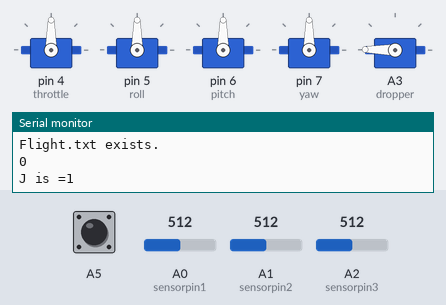
The sketch below on a simulated Arduino Uno, built with avr-gcc and run on an emulated ATmega328P. Shown: 5 × servo, the last lines printed to the serial monitor. The inputs (shaded band) are chosen by the test bench; at power-on: A0 (sensorpin1) = 512, A5 LOW, A1 (sensorpin2) = 512, A2 (sensorpin3) = 512. Storage starts empty.

Above: at 1.2 s.
1.3 s: A0 (sensorpin1) set to 94
At 2.0 s:
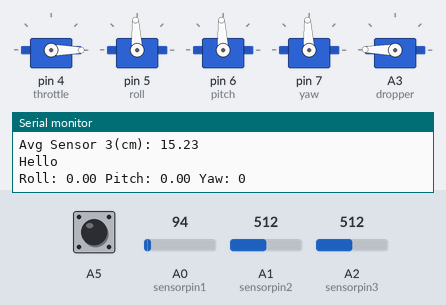
3.1 s: A0 (sensorpin1) set to 88
8.1 s: A5 pulsed HIGH 2 times (0.12 s each, 0.3 s apart)
At 9.9 s:
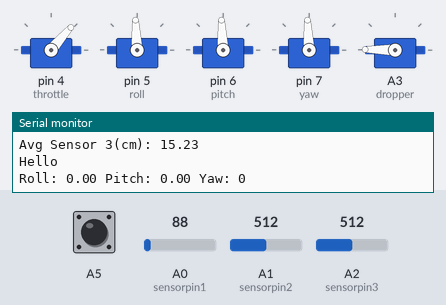
14.3 s: A0 (sensorpin1) set to 130
19.9 s: A0 (sensorpin1) set to 143
At 22.0 s:
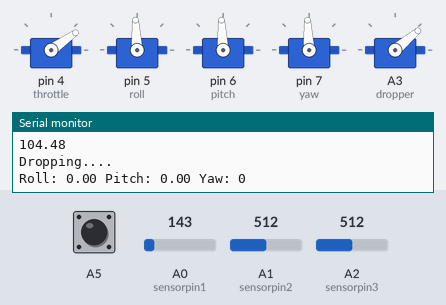
Timing chart, 0 to 44.0 s (numbered marks = the images above; inputs shaded):
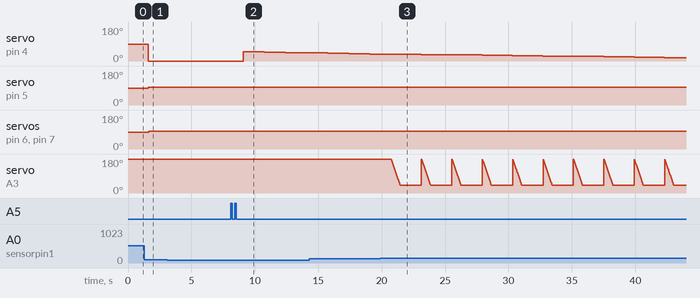

The sketch:

Total_code_0805.ino
```cpp
#include <SoftwareSerial.h>
#include<Servo.h>
#define MSP_ATTITUDE 108
#include <SPI.h>
#include <SD.h>
#include<Servo.h>
Servo roll,pitch,throttle,aux1,yaw,dropper;
File myFile;
double IRdistance1;
double IRdistance2;
double IRdistance3;
double avgdistance1;
double avgdistance2;
double avgdistance3;
String filename = "Flight.txt";
int sensorpin1 = A0;                 // analog pin used to connect the sharp sensor
int val1 = 0;                 // variable to store the values from sensor(initially zero)
int sensorpin2 = A1;                 // analog pin used to connect the sharp sensor
int val2 = 0;                 // variable to store the values from sensor(initially zero)
int sensorpin3 = A2;                 // analog pin used to connect the sharp sensor
int val3 = 0;                 // variable to store the values from sensor(initially zero)
int i = 1;
int j = 0;
int pos=0;
unsigned long currentduration;
unsigned long prevduration;
boolean fexst;
int throttleval;
SoftwareSerial mspSerial(9, 8); // RX TX

void setup() {
    dropper.write(179);
    mspSerial.begin(9600);
    Serial.begin(9600);
    throttle.attach(4);
    roll.attach(5);
    pitch.attach(6);
    yaw.attach(7);
    dropper.attach(A3);
      while (!Serial) {
    ; // wait for serial port to connect. Needed for native USB port only
  }


  Serial.print("Initializing SD card...");

  if (!SD.begin(10)) {
    Serial.println("initialization failed!");
    return;
  }
  Serial.println("initialization done.");

  if (SD.exists(filename)) {
    Serial.print(filename);
    Serial.println(" exists");
    do {
      i = i+1;
      filename = ("Flight" + String(i) + ".txt");
      Serial.println(filename);
      fexst = (SD.exists(filename));
      Serial.println(fexst);
    }while (fexst == 1);
  } else {
    Serial.print(filename);
    Serial.println("doesn't exist.");
  }

  // open a new file and immediately close it:
  Serial.print(filename);
  Serial.println(" is being created");
  myFile = SD.open(filename, FILE_WRITE);
  myFile.close();

  // Check to see if the file exists:
  if (SD.exists(filename)) {
    Serial.print(filename);
    Serial.println(" exists.");
  } else {
    Serial.print(filename);
    Serial.println("doesn't exist.");
  }

}

void loop() {
  // put your main code here, to run repeatedly:
 rcswitch();
 if ((currentduration>1600) && (prevduration<1500)){
   intauto();
 }
 else{
   //return;
 }
 //arduinoservos();
 writesensors();
 arduinoservoiter();
 drop();
 uint8_t datad = 0;
 uint8_t *data = &datad;
 //pitch.writeMicroseconds(1800);  // set servo to mid-point

 sendMSP(MSP_ATTITUDE, data, 0);
 readData();
 prevduration = currentduration;
}

void IRs() {
  j = 0;
  avgdistance1 = 0;
  avgdistance2 = 0;
  avgdistance3 = 0;
  do{
  val1 = analogRead(sensorpin1);       // reads the value of the sharp sensor
  val2 = analogRead(sensorpin2);       // reads the value of the sharp sensor
  val3 = analogRead(sensorpin3);       // reads the value of the sharp sensor
  /*Serial.print("Sensor 1: ");            // prints the number of the sensor to the serial monitor
  Serial.println(val1);            // prints the value of the sensor to the serial monitor
  Serial.print("Sensor 2: ");            // prints the number of the sensor to the serial monitor
  Serial.println(val2 );            // prints the value of the sensor to the serial monitor
  Serial.print("Sensor 3: ");            // prints the number of the sensor to the serial monitor
  Serial.println(val3 );            // prints the value of the sensor to the serial monitor*/

  IRdistance1 = 187754 * pow(val1, -1.51);
  IRdistance2 = 187754 * pow(val2, -1.51);
  IRdistance3 = 187754 * pow(val3, -1.51);
  /*Serial.print("Sensor 1(cm): ");            // prints the number of the sensor to the serial monitor
  Serial.println(IRdistance1);            // prints the value of the sensor to the serial monitor in cm
  Serial.print("Sensor 2(cm): ");            // prints the number of the sensor to the serial monitor
  Serial.println(IRdistance2 );            // prints the value of the sensor to the serial monitor in cm
  Serial.print("Sensor 3(cm): ");            // prints the number of the sensor to the serial monitor
  Serial.println(IRdistance3 );            // prints the value of the sensor to the serial monitor in cm */
  delay(100);                    // wait for this much time before printing next value
  avgdistance1 = avgdistance1 + IRdistance1;
  avgdistance2 = avgdistance2 + IRdistance2;
  avgdistance3 = avgdistance3 + IRdistance3;
  j = j + 1;
  Serial.print("J is =");
  Serial.println(j);
  }
  while (j <5);
  avgdistance1 = avgdistance1 / 5;
  avgdistance2 = avgdistance2 / 5;
  avgdistance3 = avgdistance3 / 5;
  Serial.println("Averaging....");
  Serial.print("Avg Sensor 1(cm): ");            // prints the number of the sensor to the serial monitor
  Serial.println(avgdistance1);            // prints the value of the sensor to the serial monitor in cm
  Serial.print("Avg Sensor 2(cm): ");            // prints the number of the sensor to the serial monitor
  Serial.println(avgdistance2 );            // prints the value of the sensor to the serial monitor in cm
  Serial.print("Avg Sensor 3(cm): ");            // prints the number of the sensor to the serial monitor
  Serial.println(avgdistance3 );            // prints the value of the sensor to the serial monitor in cm
}

void writesensors(){
  IRs();
  //Serial.println(filename);
  myFile = SD.open(filename, FILE_WRITE);
  if (myFile) {

  }
    myFile.print("Sensor 1(cm): ");            // prints the number of the sensor to the serial monitor);
    myFile.print(avgdistance1);
    myFile.print("     Sensor 2(cm): ");            // prints the number of the sensor to the serial monitor);
    myFile.print(avgdistance2);
    myFile.print("     Sensor 3(cm): ");            // prints the number of the sensor to the serial monitor);
    myFile.print(avgdistance3);
    myFile.println();
    myFile.close();

}

void arduinoservos() {
  // put your main code here, to run repeatedly:
throttle.writeMicroseconds(1800);  // set servo to mid-point
roll.writeMicroseconds(1800);  // set servo to mid-point
pitch.writeMicroseconds(1800);  // set servo to mid-point
yaw.writeMicroseconds(1800);  // set servo to mid-point
Serial.println("Hello");
delay(1000);
throttle.writeMicroseconds(900);  // set servo to mid-point
roll.writeMicroseconds(1500);  // set servo to mid-point
pitch.writeMicroseconds(1500);  // set servo to mid-point
yaw.writeMicroseconds(1500);  // set servo to mid-point
delay(500);

}
void arduinoservoiter() {
  // put your main code here, to run repeatedly:
throttle.writeMicroseconds(throttleval);  // set servo to mid-point
roll.writeMicroseconds(1500);  // set servo to mid-point
pitch.writeMicroseconds(1500);  // set servo to mid-point
yaw.writeMicroseconds(1500);  // set servo to mid-point
Serial.println("Hello");
if (avgdistance1 >= 100){
  throttleval = throttleval - 20;
}
else if(avgdistance1 <100){
  throttleval = throttleval + 20;
}

}


void sendMSP(uint8_t cmd, uint8_t *data, uint8_t n_bytes) {

    uint8_t checksum = 0;

    mspSerial.write((byte *) "$M<", 3);
    mspSerial.write(n_bytes);
    checksum ^= n_bytes;

    mspSerial.write(cmd);
    checksum ^= cmd;

    mspSerial.write(checksum);
}

void readData() {
    delay(100);

    byte count = 0;

    int16_t roll;
    int16_t pitch;
    int16_t yaw;

    while (mspSerial.available()) {
        count += 1;
        byte c = mspSerial.read();
        switch (count) {
            case 6:
                roll = c;
                break;
            case 7:
                roll <<= 8;
                roll += c;
                roll = (roll & 0xFF00) >> 8 | (roll & 0x00FF) << 8; // Reverse the order of bytes
                break;
            case 8:
                pitch += c;
                break;
            case 9:
                pitch <<= 8;
                pitch += c;
                pitch = (pitch & 0xFF00) >> 8 | (pitch & 0x00FF) << 8; // Reverse the order of bytes
                break;
            case 10:
                yaw += c;
                break;
            case 11:
                yaw <<= 8;
                yaw += c;
                yaw = (yaw & 0xFF00) >> 8 | (yaw & 0x00FF) << 8; // Reverse the order of bytes
                break;
        }
    }

    Serial.print("Roll: " + String(roll/10.0));
    Serial.print(" Pitch: " + String(pitch/10.0));
    Serial.println(" Yaw: " + String(yaw));
}

void drop(){
  if ((avgdistance1 >=95.00) && (avgdistance1<= 105.00))
  {
    Serial.println(avgdistance1);
    Serial.println("Dropping....");
      for (pos = 180; pos >= 40; pos -= 1) { // goes from 0 degrees to 180 degrees
    // in steps of 1 degree
    dropper.write(pos);              // tell servo to go to position in variable 'pos'
    delay(5);
/*      for (pos = 40; pos <= 180; pos += 1) { // goes from 0 degrees to 180 degrees
    // in steps of 1 degree
    dropper.write(pos);              // tell servo to go to position in variable 'pos'
    delay(15);
  }*/
  }
  }
  else{
    return;
  }
}

void rcswitch(){
 currentduration = pulseIn(A5, HIGH);
 Serial.println(currentduration);
}

void intauto(){
  Serial.println("Autopilot values initialised");
  throttleval = 1050;
}
```

Measured:
- the behaviour switches between 142 and 143 on A0 (sensorpin1) (found by bisection; images 2 and 3)
- after the input at 8.1 s, servo on pin 4 (throttle): 0° → 49° after 0.98 s, → 47° 1.7 s later, → 45° 1.7 s later, → 43° 1.7 s later
